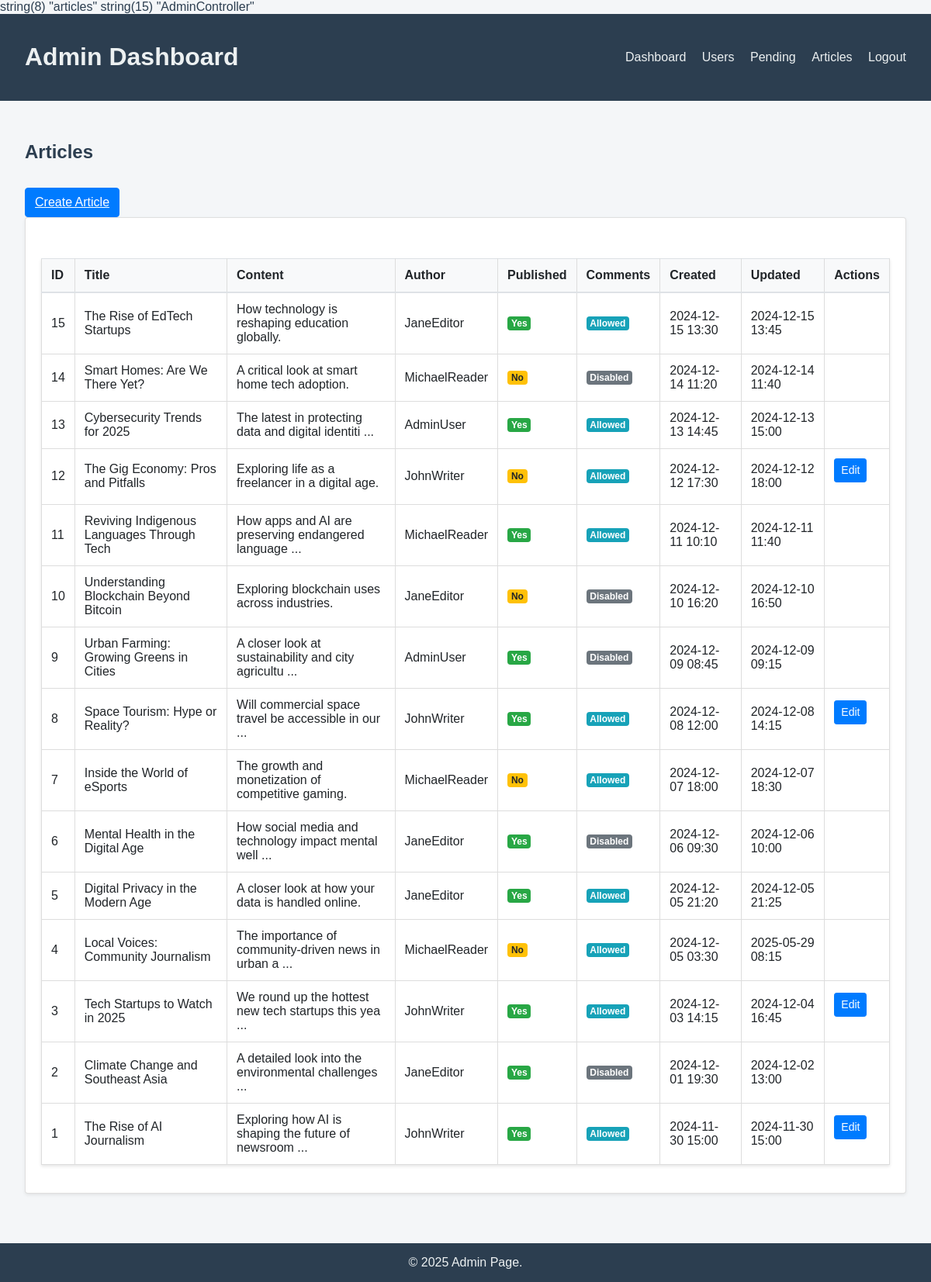
The app's page /public/admin/articles (signed in) with its own data.
### tables this page shows
CREATE TABLE `articles` (
  `id` int(11) NOT NULL,
  `title` varchar(255) NOT NULL,
  `content` text NOT NULL,
  `author_id` int(11) DEFAULT NULL,
  `is_published` tinyint(1) DEFAULT 0,
  `allow_comments` tinyint(1) DEFAULT 1,
  `created_at` timestamp NOT NULL DEFAULT current_timestamp(),
  `updated_at` timestamp NOT NULL DEFAULT current_timestamp() ON UPDATE current_timestamp(),
  `image_data` longblob DEFAULT NULL,
  `status` enum('draft','pending','published') NOT NULL DEFAULT 'pending'
);

CREATE TABLE `users` (
  `id` int(11) NOT NULL,
  `username` varchar(50) NOT NULL,
  `email` varchar(100) NOT NULL,
  `password` varchar(255) NOT NULL,
  `role_id` int(11) DEFAULT NULL,
  `created_at` timestamp NOT NULL DEFAULT current_timestamp()
);

### app/helpers.php (called while the page is built, shortened)
<?php
function render($view, $data = [], $layout = 'layout') {
    extract($data);
    require views_path($view . '.php');
}
function base_url($path = '') {
    if(defined('BASE_URL')) {
        return BASE_URL . ltrim($path, '/');
    }
    $protocol =
    (!empty($_SERVER['HTTPS']) && $_SERVER['HTTPS'] !== 'off') ||
    $_SERVER['SERVER_PORT'] === 443 ? "https://" : "http://";
    $host = $_SERVER['HTTP_HOST'];
    $base = rtrim(dirname($_SERVER['SCRIPT_NAME']), '/');
    return $protocol . $host . $base . '/' . ltrim($path, '/');
}
function base_path($path = '') {
    return realpath(__DIR__ . '/../' . '/' . ltrim($path, '/'));
}
function views_path($path = '') {
    return base_path('app/views/' . ltrim($path, '/'));
}

### app/controllers/AdminController.php (called while the page is built, shortened)
<?php
class AdminController {
    public function articles() {
        $db = new Database();
        $pdo = $db->connect();
        $sql = "SELECT a.*, u.username as author_name
                FROM articles a
                LEFT JOIN users u ON a.author_id = u.id
                ORDER BY a.created_at DESC";
        $stmt = $pdo->prepare($sql);
        $stmt->execute();
        $articles = $stmt->fetchAll(PDO::FETCH_ASSOC);
        $data = [
            'articles' => $articles
        ];
        render('admin/allArticles', $data, "admin/layout");
    }
}
?>

### app/views/admin/allArticles.php (the view, shortened to what this page needs)
<head>
    <link rel="stylesheet" href="<?php echo base_url('css/articlesList.css')?>">
</head>
<div class="container-fluid mt-4">
    <div class="row mb-4">
        <div class="col">
            <h2>Articles</h2>
        </div>
        <div class="col-auto">
            <a href="<?php echo base_url('admin/createArticle')?>" class="btn btn-primary">Create Article</a>
        </div>
    </div>
    <div class="card">
        <div class="card-body">
            <div class="table-responsive">
                <table class="table table-hover">
                    <thead>
                        <tr>
                            <th>ID</th>
                            <th>Title</th>
                            <th>Content</th>
                            <th>Author</th>
                            <th>Published</th>
                            <th>Comments</th>
                            <th>Created</th>
                            <th>Updated</th>
                            <th>Actions</th>
                        </tr>
                    </thead>
                    <tbody>
                        <?php if (empty($articles)): ?>
                            <tr>
                                <td colspan="9" class="text-center">No articles found</td>
                            </tr>
                        <?php else: ?>
                            <?php foreach ($articles as $article): ?>
                                <tr>
                                    <td><?= $article['id'] ?></td>
                                    <td><?= htmlspecialchars($article['title']) ?></td>
                                    <td>
                                        <?= htmlspecialchars(substr($article['content'], 0, 50)) ?>
                                        <?= strlen($article['content']) > 50 ? '...' : '' ?>
                                    </td>
                                    <td><?= htmlspecialchars($article['author_name']) ?></td>
                                    <td>
                                        <span class="badge <?= $article['is_published'] ? 'bg-success' : 'bg-warning' ?>">
                                            <?= $article['is_published'] ? 'Yes' : 'No' ?>
                                        </span>
                                    </td>
                                    <td>
                                        <span class="badge <?= $article['allow_comments'] ? 'bg-info' : 'bg-secondary' ?>">
                                            <?= $article['allow_comments'] ? 'Allowed' : 'Disabled' ?>
                                        </span>
                                    </td>
                                    <td><?= date('Y-m-d H:i', strtotime($article['created_at'])) ?></td>
                                    <td><?= date('Y-m-d H:i', strtotime($article['updated_at'])) ?></td>
                                    <td>
                                        <div class="btn-group">
                                            <?php if (
                                                ($_SESSION['user']['role_id'] == 1 && $_SESSION['user']['id'] == $article['author_id'])
                                                || in_array($_SESSION['user']['role_id'], [2, 10])
                                            ): ?>
                                            <form action="/PHP_MVC/public/admin/editArticles" method="get" style="display:inline;">
                                                <button type="submit" class="btn btn-sm btn-primary">Edit</button>
                                            </form>
                                            <?php endif; ?>
                                        </div>
                                    </td>
                                </tr>
                            <?php endforeach; ?>
                        <?php endif; ?>
                    </tbody>
                </table>
            </div>
        </div>
    </div>
</div>

### public/css/admin.css (style rules this page uses)
body { font-family: Arial, sans-serif; margin: 0; background: #f4f6f8; color: #2c3e50; transition: background 0.3s, color 0.3s; }
h2 { margin-bottom: 2rem; }
table { width: 100%; border-collapse: collapse; background: white; box-shadow: 0 2px 4px rgba(0,0,0,0.1); overflow-x: auto; margin-top: 2rem; }
th, td { padding: 12px; border: 1px solid #ddd; text-align: left; }
th { background-color: #f8f8f8; }

### public/css/articlesList.css (style rules this page uses)
.table { width: 100%; margin-bottom: 1rem; color: #212529; border-collapse: collapse; }
.table th, .table td { padding: 0.75rem; vertical-align: middle; border-top: 1px solid #dee2e6; }
.table thead th { vertical-align: bottom; border-bottom: 2px solid #dee2e6; background-color: #f8f9fa; }
.card { position: relative; display: flex; flex-direction: column; min-width: 0; word-wrap: break-word; background-color: #fff; background-clip: border-box; border: 1px solid rgba(0, 0, 0, 0.125); border-radius: 0.25rem; box-shadow: 0 0.125rem 0.25rem rgba(0, 0, 0, 0.075); }
.card-body { flex: 1 1 auto; min-height: 1px; padding: 1.25rem; }
.badge { display: inline-block; padding: 0.25em 0.4em; font-size: 75%; font-weight: 700; line-height: 1; text-align: center; white-space: nowrap; vertical-align: baseline; border-radius: 0.25rem; }
.bg-success { background-color: #28a745; color: white; }
.bg-warning { background-color: #ffc107; color: #212529; }
.bg-info { background-color: #17a2b8; color: white; }
.bg-secondary { background-color: #6c757d; color: white; }
.btn { display: inline-block; font-weight: 400; color: #212529; text-align: center; vertical-align: middle; user-select: none; background-color: transparent; border: 1px solid transparent; padding: 0.375rem 0.75rem; font-size: 1rem; line-height: 1.5; border-radius: 0.25rem; transition: color 0.15s ease-in-out, background-color 0.15s ease-in-out, border-color 0.15s ease-in-out, box-shadow 0.15s ease-in-out; }
.btn-primary { color: #fff; background-color: #007bff; border-color: #007bff; }
.btn-sm { padding: 0.25rem 0.5rem; font-size: 0.875rem; line-height: 1.5; border-radius: 0.2rem; }
.btn-group { display: flex; gap: 5px; }

### records on screen
articles: id "15", title "The Rise of EdTech Startups", content "How technology is reshaping education globally.", author.username "JaneEditor", is_published "Yes", allow_comments "Allowed", created_at "2024-12-15 13:30", updated_at "2024-12-15 13:45"
articles: id "14", title "Smart Homes: Are We There Yet?", content "A critical look at smart home tech adoption.", author.username "MichaelReader", is_published "No", allow_comments "Disabled", created_at "2024-12-14 11:20", updated_at "2024-12-14 11:40"
articles: id "13", title "Cybersecurity Trends for 2025", content "The latest in protecting data and digital identiti", author.username "AdminUser", is_published "Yes", allow_comments "Allowed", created_at "2024-12-13 14:45", updated_at "2024-12-13 15:00"
articles: id "12", title "The Gig Economy: Pros and Pitfalls", content "Exploring life as a freelancer in a digital age.", author.username "JohnWriter", is_published "No", allow_comments "Allowed", created_at "2024-12-12 17:30", updated_at "2024-12-12 18:00"
articles: id "11", title "Reviving Indigenous Languages Through Tech", content "How apps and AI are preserving endangered language", author.username "MichaelReader", is_published "Yes", allow_comments "Allowed", created_at "2024-12-11 10:10", updated_at "2024-12-11 11:40"
articles: id "10", title "Understanding Blockchain Beyond Bitcoin", content "Exploring blockchain uses across industries.", author.username "JaneEditor", is_published "No", allow_comments "Disabled", created_at "2024-12-10 16:20", updated_at "2024-12-10 16:50"
articles: id "9", title "Urban Farming: Growing Greens in Cities", content "A closer look at sustainability and city agricultu", author.username "AdminUser", is_published "Yes", allow_comments "Disabled", created_at "2024-12-09 08:45", updated_at "2024-12-09 09:15"
articles: id "8", title "Space Tourism: Hype or Reality?", content "Will commercial space travel be accessible in our", author.username "JohnWriter", is_published "Yes", allow_comments "Allowed", created_at "2024-12-08 12:00", updated_at "2024-12-08 14:15"
articles: id "7", title "Inside the World of eSports", content "The growth and monetization of competitive gaming.", author.username "MichaelReader", is_published "No", allow_comments "Allowed", created_at "2024-12-07 18:00", updated_at "2024-12-07 18:30"
articles: id "6", title "Mental Health in the Digital Age", content "How social media and technology impact mental well", author.username "JaneEditor", is_published "Yes", allow_comments "Disabled", created_at "2024-12-06 09:30", updated_at "2024-12-06 10:00"
articles: id "5", title "Digital Privacy in the Modern Age", content "A closer look at how your data is handled online.", author.username "JaneEditor", is_published "Yes", allow_comments "Allowed", created_at "2024-12-05 21:20", updated_at "2024-12-05 21:25"
articles: id "4", title "Local Voices: Community Journalism", content "The importance of community-driven news in urban a", author.username "MichaelReader", is_published "No", allow_comments "Allowed", created_at "2024-12-05 03:30", updated_at "2025-05-29 08:15"
articles: id "3", title "Tech Startups to Watch in 2025", content "We round up the hottest new tech startups this yea", author.username "JohnWriter", is_published "Yes", allow_comments "Allowed", created_at "2024-12-03 14:15", updated_at "2024-12-04 16:45"
articles: id "2", title "Climate Change and Southeast Asia", content "A detailed look into the environmental challenges", author.username "JaneEditor", is_published "Yes", allow_comments "Disabled", created_at "2024-12-01 19:30", updated_at "2024-12-02 13:00"
articles: id "1", title "The Rise of AI Journalism", content "Exploring how AI is shaping the future of newsroom", author.username "JohnWriter", is_published "Yes", allow_comments "Allowed", created_at "2024-11-30 15:00", updated_at "2024-11-30 15:00"
